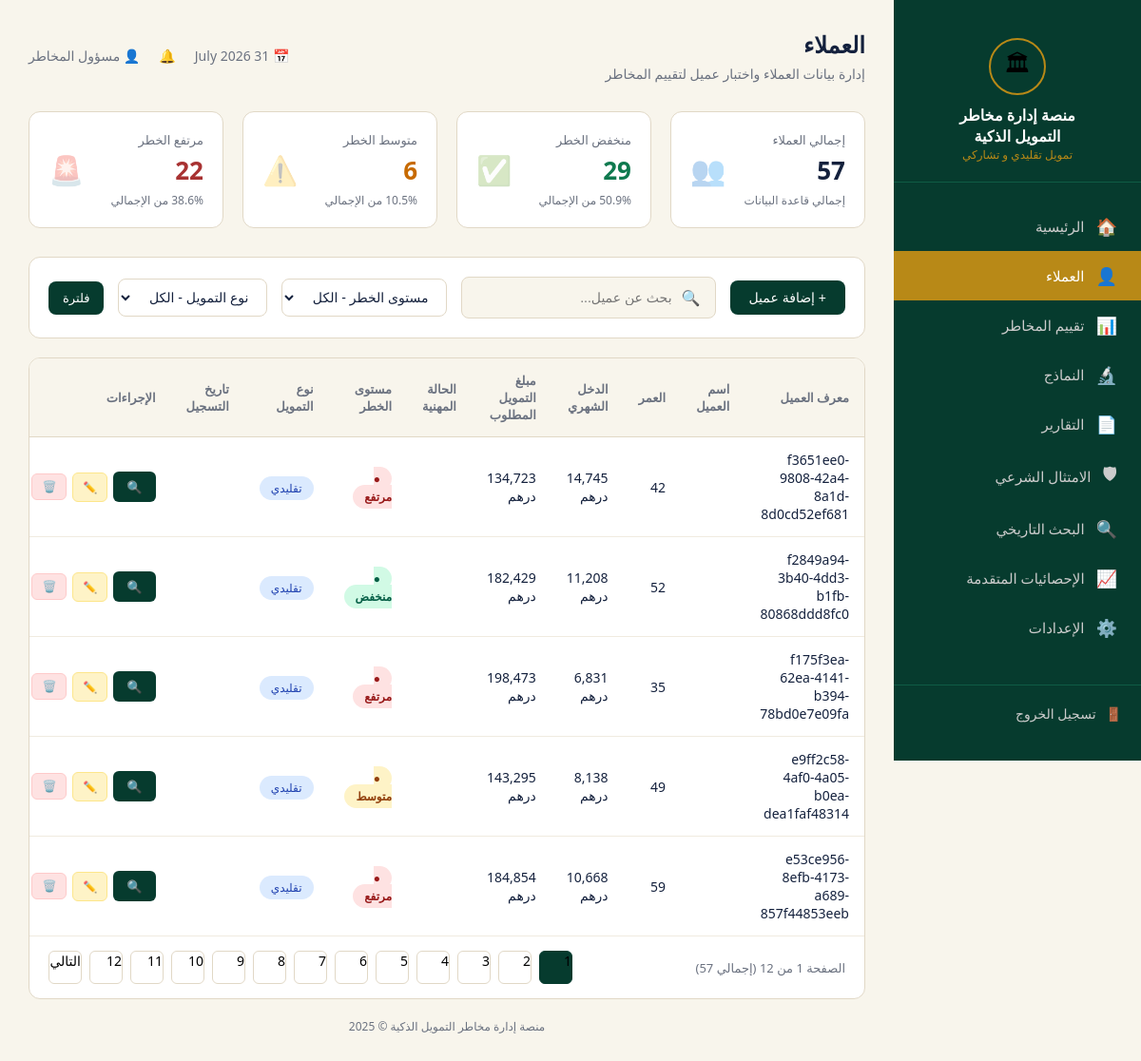
Before: /clients (signed in) with the older database file.
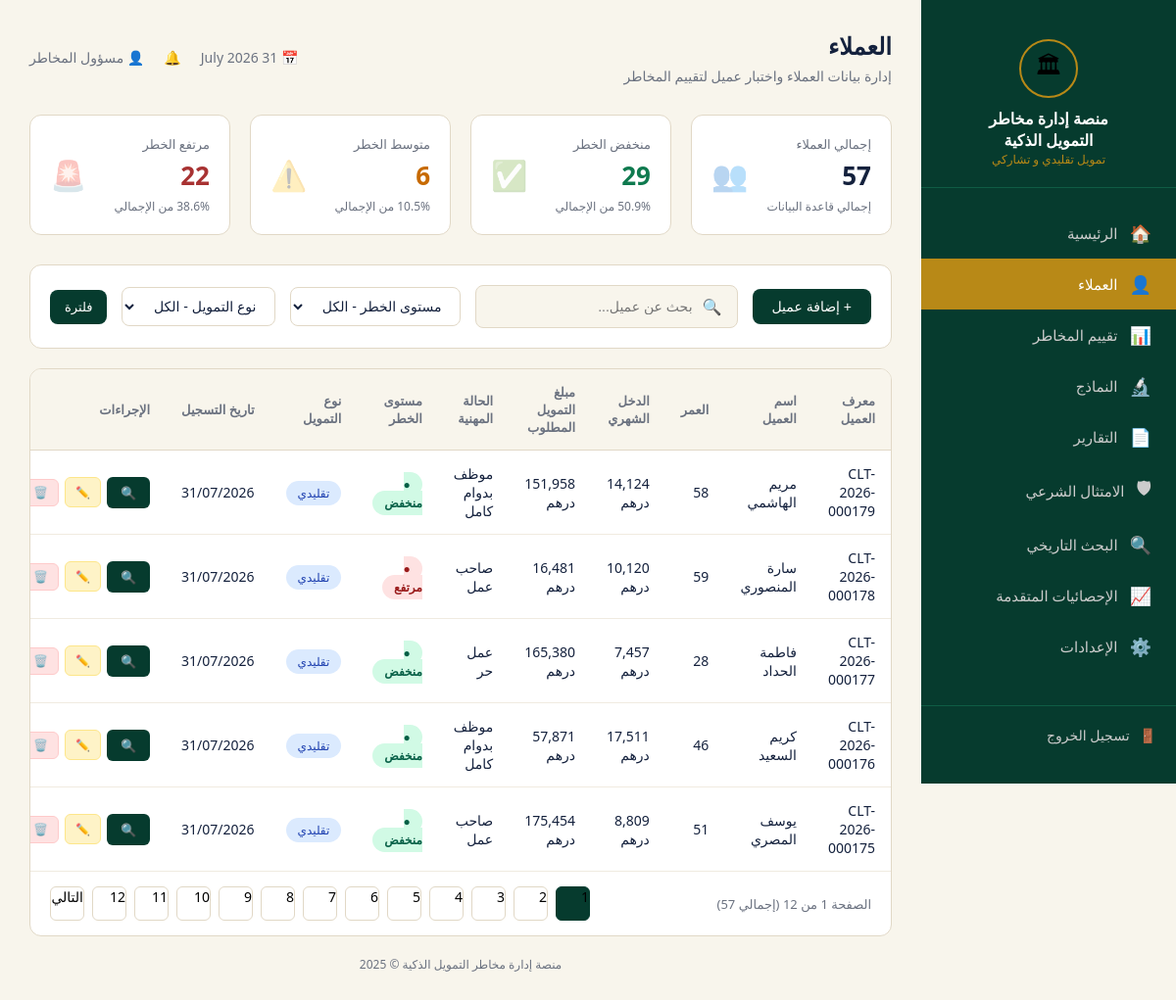
After: the same page with the newer database file.
### tables this page shows
CREATE TABLE clients (
                id TEXT PRIMARY KEY,
                data TEXT
            );

### app.py (the view)
@app.route('/clients')
@login_required
def clients():
    date_str = datetime.now().strftime("%d %B %Y")
    search = request.args.get('search', '').lower()
    risk_filter = request.args.get('risk', 'الكل')
    type_filter = request.args.get('type', 'الكل')
    page = int(request.args.get('page', 1))
    clients_list = get_all_clients()
    filtered_clients = clients_list
    if search:
        filtered_clients = [c for c in filtered_clients if search in c['id'].lower() or search in c.get('job', '').lower()]
    if risk_filter != 'الكل':
        filtered_clients = [c for c in filtered_clients if c.get('risk_level') == risk_filter]
    if type_filter != 'الكل':
        filtered_clients = [c for c in filtered_clients if c.get('finance_type') == type_filter]
    total = len(clients_list)
    low = sum(1 for c in clients_list if c.get('risk_level') == 'منخفض')
    mid = sum(1 for c in clients_list if c.get('risk_level') == 'متوسط')
    high = sum(1 for c in clients_list if c.get('risk_level') == 'مرتفع')
    stats = {
        'total': total, 'low': low, 'mid': mid, 'high': high,
        'low_pct': round((low/total)*100, 1) if total else 0,
        'mid_pct': round((mid/total)*100, 1) if total else 0,
        'high_pct': round((high/total)*100, 1) if total else 0,
    }
    per_page = 5
    total_pages = max(1, (len(filtered_clients) + per_page - 1) // per_page)
    page = max(1, min(page, total_pages))
    start_idx = (page - 1) * per_page
    end_idx = start_idx + per_page
    paginated_clients = filtered_clients[start_idx:end_idx]
    return render_template('clients.html', clients=paginated_clients, stats=stats, date=date_str,
                           current_page=page, total_pages=total_pages, search=search, risk=risk_filter, type=type_filter)

### app.py (called while the page is built)
def get_db_connection():
    conn = sqlite3.connect(DB_FILE)
    conn.row_factory = sqlite3.Row
    return conn

def get_all_clients():
    if USE_FIREBASE and db:
        try:
            docs = db.collection('clients').order_by('id', direction=firestore.Query.DESCENDING).stream(timeout=5.0)
            return [doc.to_dict() for doc in docs]
        except Exception as e:
            print(f"Firestore get_all_clients error (timing out/offline): {e}")
    try:
        conn = get_db_connection()
        cursor = conn.cursor()
        cursor.execute("SELECT data FROM clients ORDER BY id DESC")
        rows = cursor.fetchall()
        conn.close()
        return [json.loads(row['data']) for row in rows]
    except Exception as e:
        print(f"SQLite get_all_clients error: {e}")
        return []

def login_required(f):
    @wraps(f)
    def decorated_function(*args, **kwargs):
        if 'logged_in' not in session:
            return redirect(url_for('login'))
        return f(*args, **kwargs)
    return decorated_function

### templates/clients.html (shortened to what the changed rows need)
{% extends 'base.html' %}
{% block content %}
<div class="topbar">
    <div>
        <h1>العملاء</h1>
    </div>
</div>
<div class="table-card">
    <table>
        <thead>
            <tr>
                <th>معرف العميل</th>
                <th>اسم العميل</th>
                <th>العمر</th>
                <th>الدخل الشهري</th>
                <th>مبلغ التمويل المطلوب</th>
                <th>الحالة المهنية</th>
                <th>مستوى الخطر</th>
                <th>نوع التمويل</th>
                <th>تاريخ التسجيل</th>
                <th>الإجراءات</th>
            </tr>
        </thead>
        <tbody>
            {% for client in clients %}
            <tr>
                <td>{{ client.id }}</td>
                <td>{{ client.name }}</td>
                <td>{{ client.age }}</td>
                <td>{{ "{:,.0f}".format(client.income) }} درهم</td>
                <td>{{ "{:,.0f}".format(client.loan_amount) }} درهم</td>
                <td>{{ client.job }}</td>
                <td>
                    {% if client.risk_level == 'منخفض' %}
                        <span class="badge-risk low">● منخفض</span>
                    {% elif client.risk_level == 'متوسط' %}
                        <span class="badge-risk mid">● متوسط</span>
                    {% else %}
                        <span class="badge-risk high">● مرتفع</span>
                    {% endif %}
                </td>
                <td>
                    {% if client.finance_type == 'تشاركي' %}
                        <span class="badge-type part">تشاركي</span>
                    {% else %}
                        <span class="badge-type trad">تقليدي</span>
                    {% endif %}
                </td>
                <td>{{ client.date }}</td>
                <td>
                    <div class="action-btns">
                        <a class="btn-assess" href="{{ url_for('risk_assessment_client', client_id=client.id) }}" title="تقييم المخاطر">🔍</a>
                        <a class="btn-edit-sm" href="{{ url_for('edit_client_route', client_id=client.id) }}" title="تعديل">✏️</a>
                        <button class="btn-delete-sm" onclick="confirmDelete('{{ client.id }}')" title="حذف">🗑️</button>
                    </div>
                </td>
            </tr>
            {% endfor %}
        </tbody>
    </table>
    <div class="pagination">
        <div class="pages">
            {% for p in range(1, total_pages + 1) %}
            <a href="{{ url_for('clients', page=p, search=search, risk=risk, type=type) }}" class="page-btn {% if p == current_page %}active{% endif %}" style="text-decoration:none; color:inherit;">{{ p }}</a>
            {% endfor %}
            {% if current_page < total_pages %}
            <a href="{{ url_for('clients', page=current_page+1, search=search, risk=risk, type=type) }}" class="page-btn" style="text-decoration:none; color:inherit;">التالي</a>
            {% endif %}
        </div>
    </div>
</div>
{% endblock %}

Changed rows visible on the page:
removed clients: id "f3651ee0-9808-42a4-8a1d-8d0cd52ef681", age "42", income "14,745", loan_amount "134,723", shows "● مرتفع"
removed clients: id "f2849a94-3b40-4dd3-b1fb-80868ddd8fc0", age "52", income "11,208", loan_amount "182,429", shows "● منخفض"
removed clients: id "f175f3ea-62ea-4141-b394-78bd0e7e09fa", age "35", income "6,831", loan_amount "198,473", shows "● مرتفع"
removed clients: id "e9ff2c58-4af0-4a05-b0ea-dea1faf48314", age "49", income "8,138", loan_amount "143,295", shows "● متوسط"
removed clients: id "e53ce956-8efb-4173-a689-857f44853eeb", age "59", income "10,668", loan_amount "184,854", shows "● مرتفع"
added clients: id "CLT-2026-000179", name "مريم الهاشمي", age "58", income "14,124", loan_amount "151,958", job "موظف بدوام كامل", shows "● منخفض", date "31/07/2026"
added clients: id "CLT-2026-000178", name "سارة المنصوري", age "59", income "10,120", loan_amount "16,481", job "صاحب عمل", shows "● مرتفع", date "31/07/2026"
added clients: id "CLT-2026-000177", name "فاطمة الحداد", age "28", income "7,457", loan_amount "165,380", job "عمل حر", shows "● منخفض", date "31/07/2026"
added clients: id "CLT-2026-000176", name "كريم السعيد", age "46", income "17,511", loan_amount "57,871", job "موظف بدوام كامل", shows "● منخفض", date "31/07/2026"
added clients: id "CLT-2026-000175", name "يوسف المصري", age "51", income "8,809", loan_amount "175,454", job "صاحب عمل", shows "● منخفض", date "31/07/2026"
